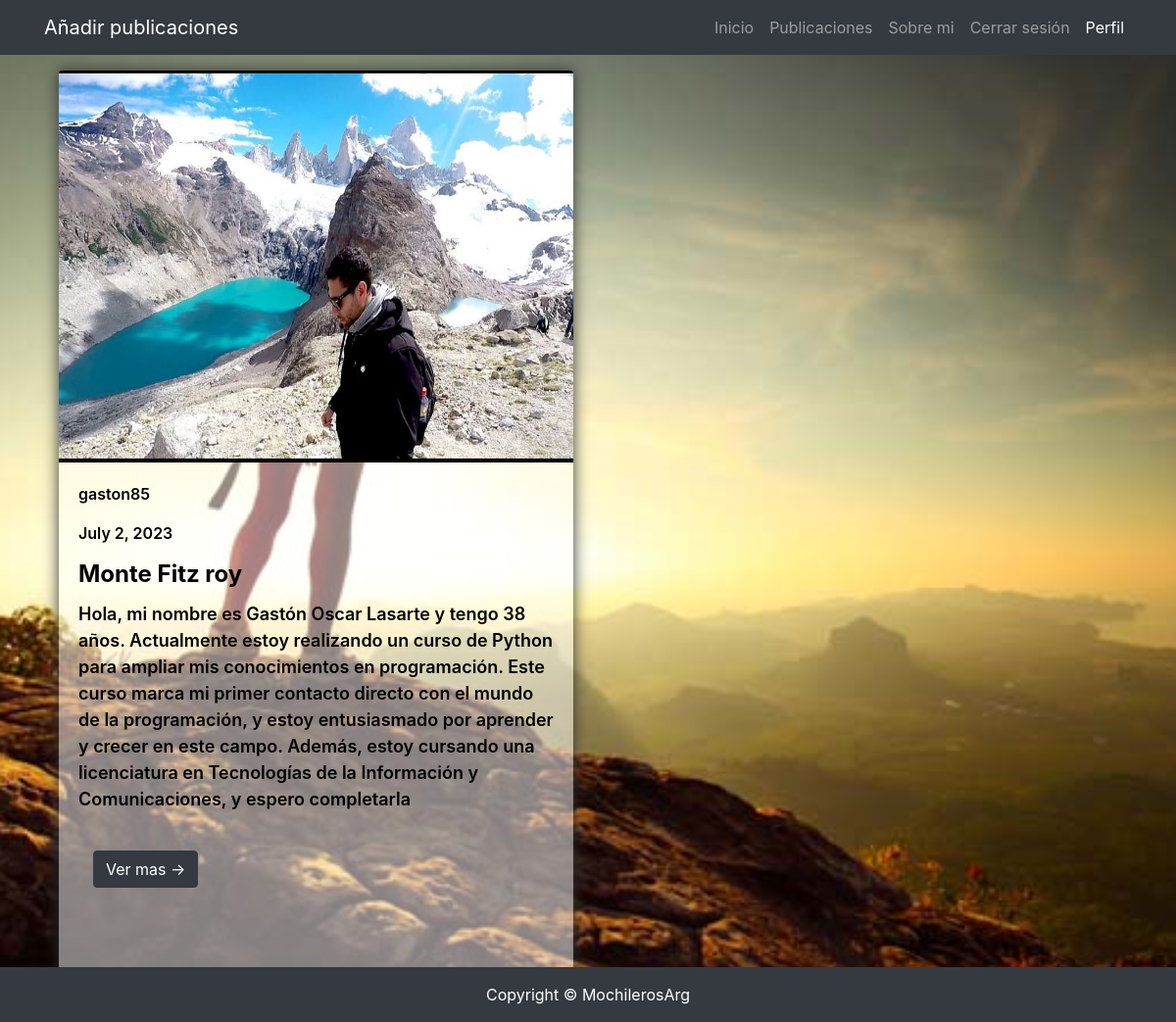
The app's page /BlogFinal/misPosts (signed in) with its own data.
### BlogFinal/models.py (models this page shows)
class Publicacion(models.Model):
    autor = models.ForeignKey(User, on_delete= models.CASCADE, default=1)
    titulo = models.CharField(max_length=25)
    fecha = models.DateField(auto_now_add= True)
    imagen = models.ImageField(upload_to='publicaciones/', default= 'imagen')
    descripcion = models.CharField(max_length=400)
    provincia = models.CharField(max_length=15)
    ciudad = models.CharField(max_length=20)
    indicaciones = models.CharField(max_length=200)

### BlogFinal/views.py (the view)
# urls.py: path('misPosts', views.misPost, name="misPost"),
@login_required
def misPost(request):
      posts = Publicacion.objects.all()
      usuario = (User.objects.get(username = request.user))
      autor = usuario
      contexto = {"posts" : posts, "usuario" : usuario, "autor" : autor}
      return render(request, "BlogFinal/misPublicaciones.html", contexto)

### BlogFinal/templates/BlogFinal/misPublicaciones.html
{% extends 'BlogFinal/padre.html'%}
{% load static %}
{% block contenidoQueCambia %}
{% for post in posts %}+}
{% if post.autor == usuario %}
<br>
<br>
<br>
<div class="container">
    <div class="col-lg-6">
        <div class="my-elements">
           <a href="#!"><img class="card-img-top" src="{{post.imagen.url}}" height="400px" alt="..." /></a>
           <div class="card-body">
                        <div class="fecha-autor"><p>{{ post.autor }}</p>
                        <p>{{ post.fecha }}</p></div>
                        <div class="titulo" > <h2 class="card-title h4"><b>{{ post.titulo }}</b></h2></div>
                       <div class="description"><p class="card-text">{{ post.descripcion }}</p></div>
<br>
                <div class="read-more">  <a class="btn btn-dark" href="{% url 'verPost' post.id %}">Ver mas →</a></div>
                            <br>
                            <br>
                         </div>
                    </div>
</div>
</div>
{% endif %}
{% endfor %}
{% endblock %}

### static/css/styles3.css (style rules this page uses)
body { background-image: url(/static/assets/img/login.svg.png); background-size: cover; background-position: center; height: 100%; width: 100%; }
.my-elements { box-shadow: 0px 0px 15px #333; margin-bottom: 30px; overflow: hidden; }
.read-more { margin : 15px; }
.fecha-autor { color: #000000; font-size: medium; font-weight: 600; }
.titulo { color: #000000; font-size: xx-large; font-weight: 600; }
.description { color: #000000; font-weight: 600; font-size: large; }
.card-body { flex: 1 1 auto; padding: 0.5rem 1rem; background-color: rgba(255, 255, 255, 0.5); }

### records on screen
Publicacion: imagen (picture), autor "gaston85", fecha "July 2, 2023", titulo "Monte Fitz roy", descripcion "Hola, mi nombre es Gastón Oscar Lasarte y tengo 38 años. Actualmente estoy realizando un curso de Python para ampliar mis conocimientos en programación. Este curso marca mi primer contacto directo con el mundo de la programación, y estoy entusiasmado por aprender y crecer en este campo. Además, estoy cursando una licenciatura en Tecnologías de la Información y Comunicaciones, y espero completarla"
